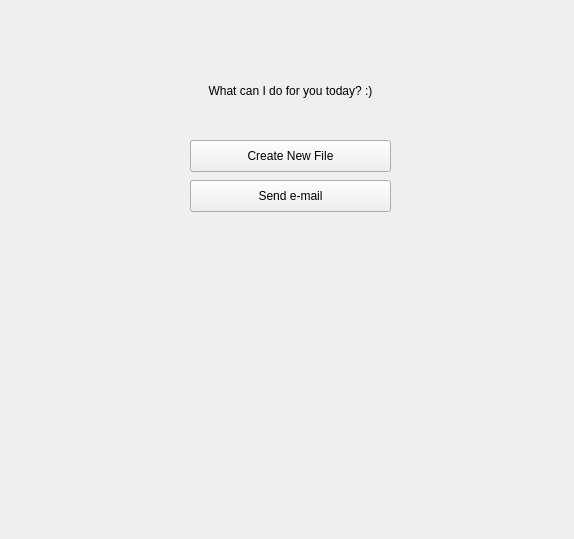
<?xml version="1.0" encoding="UTF-8"?>
<ui version="4.0">
 <class>Form</class>
 <widget class="QWidget" name="Form">
  <property name="geometry">
   <rect>
    <x>0</x>
    <y>0</y>
    <width>574</width>
    <height>539</height>
   </rect>
  </property>
  <property name="windowTitle">
   <string>Form</string>
  </property>
  <widget class="QLabel" name="lbl_welcome_message">
   <property name="geometry">
    <rect>
     <x>130</x>
     <y>60</y>
     <width>321</width>
     <height>61</height>
    </rect>
   </property>
   <property name="cursor">
    <cursorShape>BlankCursor</cursorShape>
   </property>
   <property name="text">
    <string>What can I do for you today? :)</string>
   </property>
   <property name="alignment">
    <set>Qt::AlignCenter</set>
   </property>
  </widget>
  <widget class="QPushButton" name="bttn_create_file">
   <property name="geometry">
    <rect>
     <x>190</x>
     <y>140</y>
     <width>201</width>
     <height>32</height>
    </rect>
   </property>
   <property name="text">
    <string>Create New File</string>
   </property>
  </widget>
  <widget class="QPushButton" name="bttn_send_mail">
   <property name="geometry">
    <rect>
     <x>190</x>
     <y>180</y>
     <width>201</width>
     <height>32</height>
    </rect>
   </property>
   <property name="text">
    <string>Send e-mail</string>
   </property>
  </widget>
 </widget>
 <resources/>
 <connections/>
</ui>
